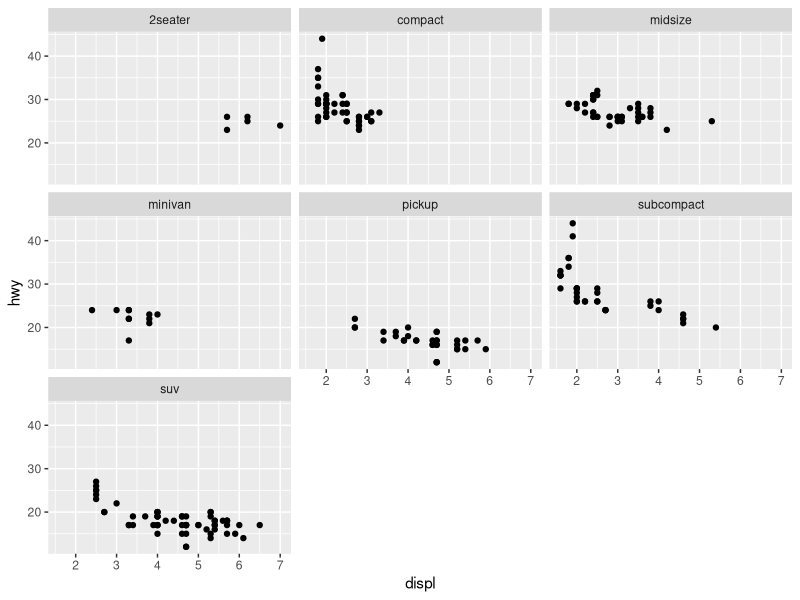
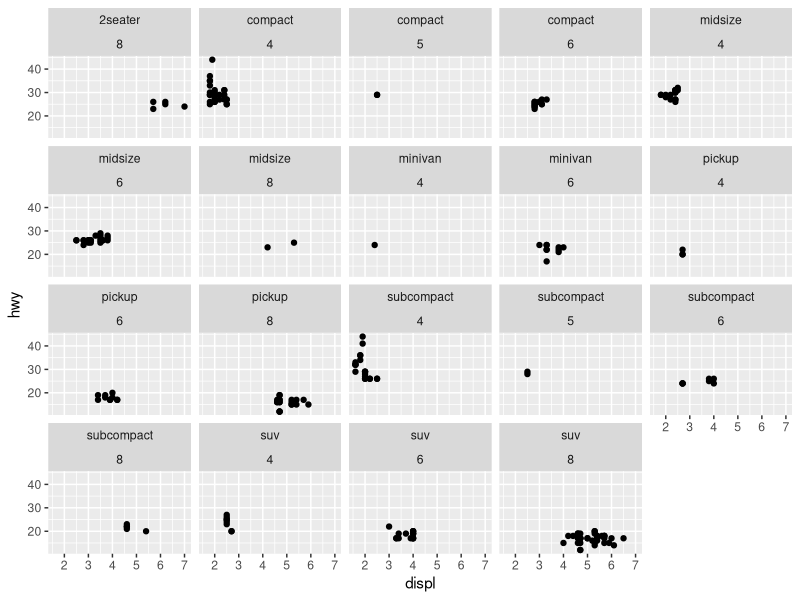
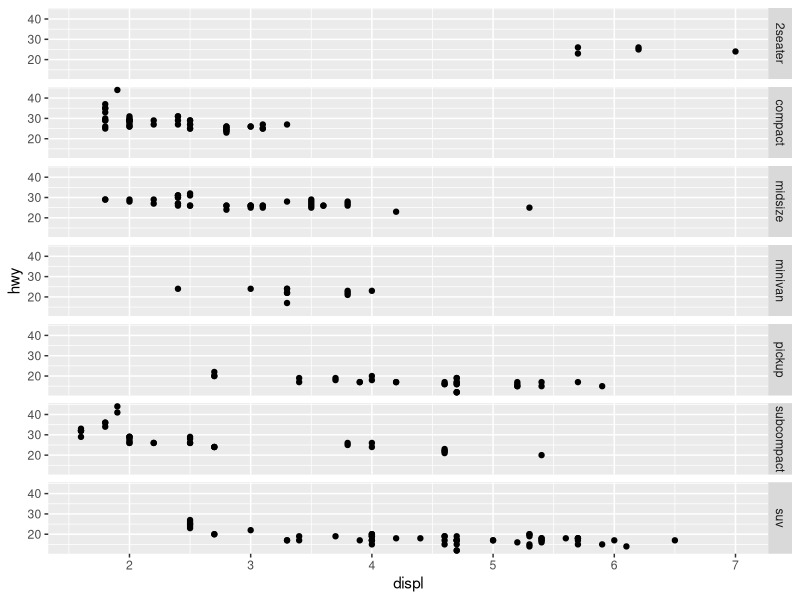
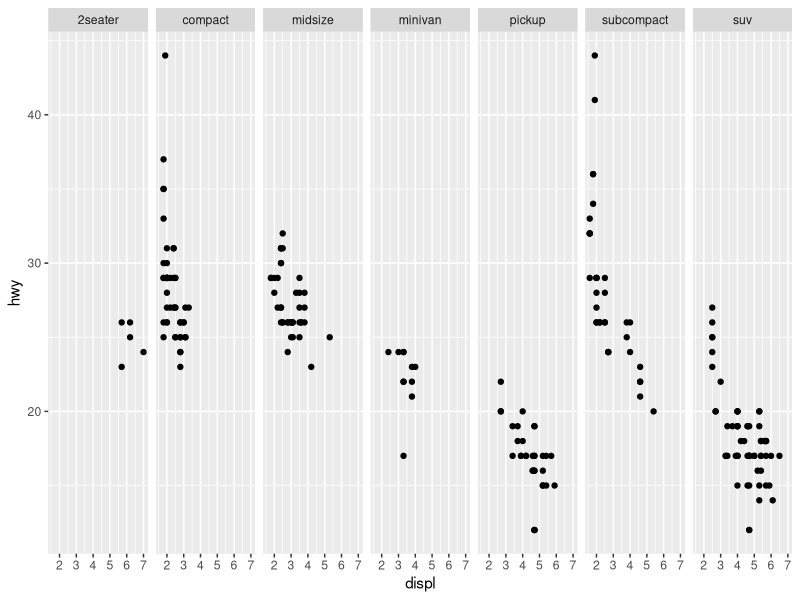
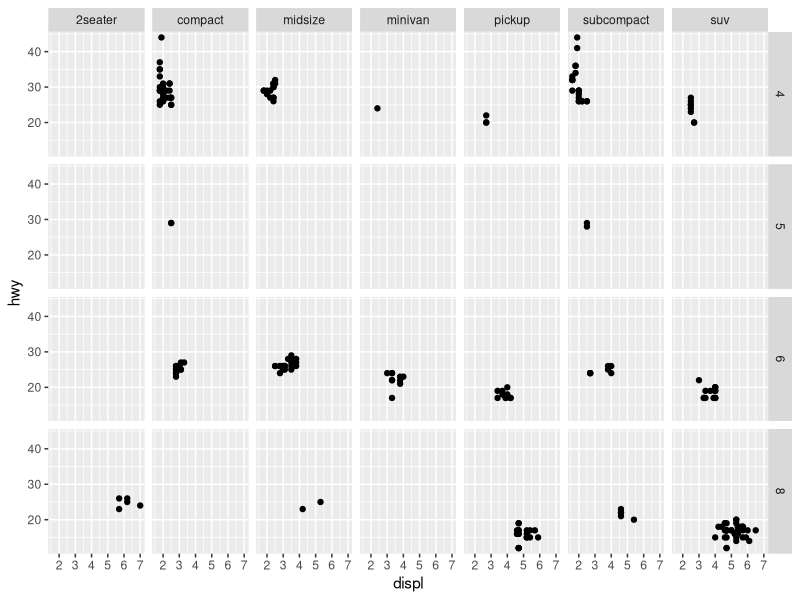
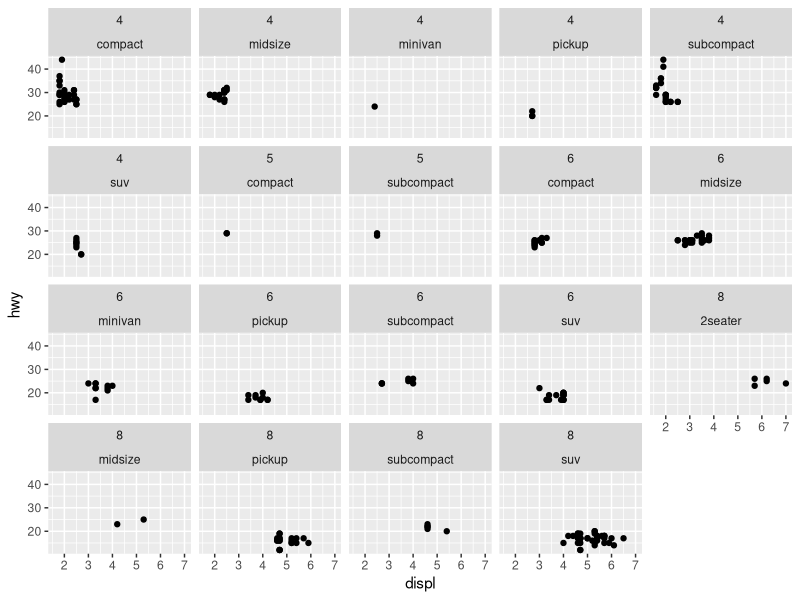
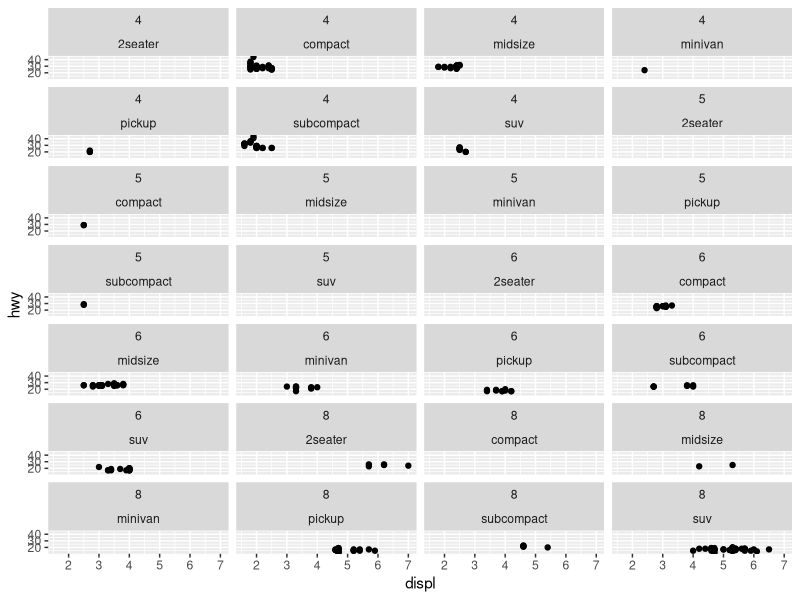
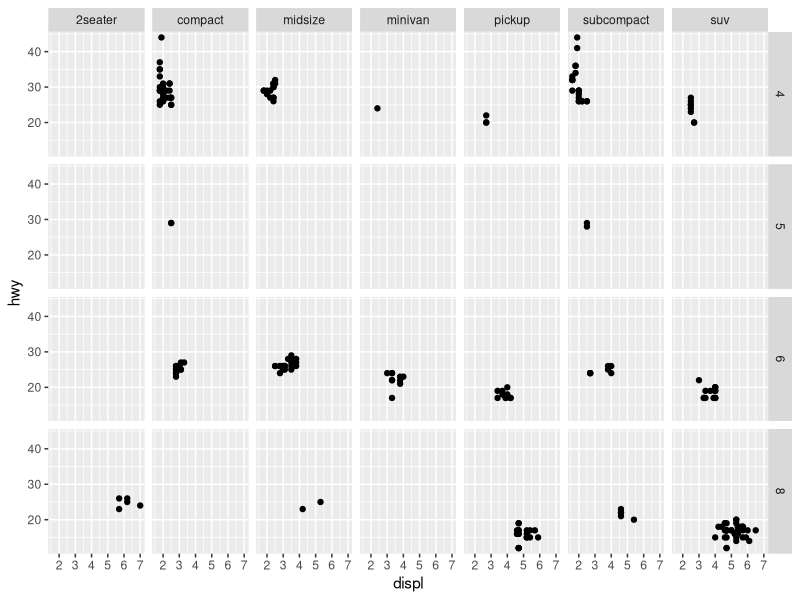

The R script that drew these images, in order:
## ---- chunk 1
library(ggplot2)

p <- ggplot(mpg, aes(displ, hwy)) + 
  geom_point()

p + facet_wrap(~ class)
## ---- chunk 2
p + facet_wrap(~ class + cyl)
## ---- chunk 3
p + facet_grid(class ~ .) # by row
p + facet_grid(~ class)   # by column
## ---- chunk 4
p + facet_grid(cyl ~ class) # cyl by row, class by column
## ---- chunk 5
p + facet_wrap(cyl ~ class)
## ---- chunk 6
p + facet_wrap(cyl ~ class, ncol=4, drop=FALSE)
## ---- chunk 7
p + facet_grid(cyl ~ class, drop=TRUE)
## ---- chunk 8

p + facet_grid(class ~ cyl, margins = TRUE) 
## ---- chunk 9
economics_long
p <- ggplot(economics_long) +
  aes(date, value) +
  geom_line()
## ---- chunk 10
p + aes(color = variable)
## ---- chunk 11
p + facet_grid(variable ~ .)
## ---- chunk 12
p + facet_grid(variable ~ ., scales="free_y")
## ---- chunk 13
p <- ggplot(economics_long) +
  aes(date, value) +
  geom_line()
p + facet_grid(variable ~ ., scales="free_y", space = "free_y")
## ---- chunk 14
p <- ggplot(mpg) + aes(cty, model) + geom_point()
p + facet_grid(manufacturer ~ .)
## ---- chunk 15
p + facet_grid(manufacturer ~ ., scales = "free_y")
## ---- chunk 16
p + facet_grid(manufacturer ~ ., scales = "free_y", space = "free_y")
## ---- chunk 17
df1 <- data.frame(x = 1:3, y = 1:3, gender = c("f", "f", "m"))
df2 <- data.frame(x = 2.5, y = 2.5)
df1
df2

ggplot(df1) +
  aes(x, y) +
  geom_point(data = df2, color = "red") + 
  geom_point() +
  facet_wrap(~ gender)
## ---- chunk 18
p <- ggplot(mpg, aes(displ, hwy)) + geom_point()
p + facet_grid(cyl ~ .)

mpg2 <- mpg # creating a new variable for mpg
mpg2$cyl <- NULL  # removing column cyl from mpg2

p + facet_grid(cyl~.) +
  geom_point(data=mpg2, color="lightgray") +
  geom_point()
## ---- chunk 19
ggplot(mpg) + 
  aes(displ, hwy) +
  facet_grid(cyl~.) +
  geom_point(data=mpg2, color="lightgray") +
  geom_point() + 
  geom_smooth(data=mpg2)
